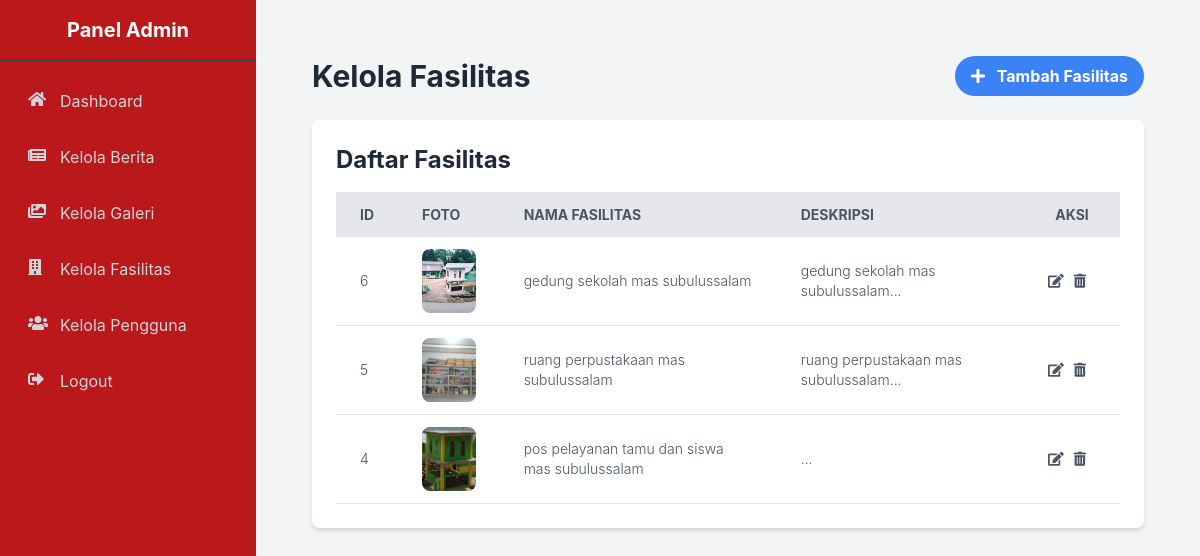
The page /admin/kelola_fasilitas (signed in) on the database its author committed.
### tables this page shows
CREATE TABLE `fasilitas` (
  `id` int(11) NOT NULL,
  `nama_fasilitas` varchar(255) NOT NULL,
  `deskripsi` text DEFAULT NULL,
  `foto` varchar(255) DEFAULT NULL,
  `urutan` int(11) DEFAULT 0
);

### controllers/AdminController.php (called while the page is built, shortened)
<?php
class AdminController {
    private $fasilitasModel;
    public function __construct() {
        global $conn;
        require_once ROOT_PATH . '/models/FasilitasModel.php';
        $this->fasilitasModel = new FasilitasModel($conn);
    }
    public function kelolaFasilitas() {
        $data['fasilitas'] = $this->fasilitasModel->getAllFasilitas();
        $data['fasilitas_list'] = $this->fasilitasModel->getAllFasilitas();
        require_once ROOT_PATH . '/views/layouts/admin_header.php';
        require_once ROOT_PATH . '/views/layouts/admin_sidebar.php';
        require_once ROOT_PATH . '/views/admin/kelola_fasilitas.php';
    }
}

### index.php (called while the page is built, shortened)
<?php
require_once ROOT_PATH . '/routes.php';

### models/FasilitasModel.php (called while the page is built, shortened)
<?php
class FasilitasModel {
    private $conn;
    private $table_name = "fasilitas";
    public function __construct($db) {
        $this->conn = $db;
    }
    public function getAllFasilitas() {
        $query = "SELECT id, nama_fasilitas, deskripsi, foto, urutan FROM " . $this->table_name . " ORDER BY id DESC";
        $stmt = $this->conn->prepare($query);
        if ($stmt) {
            $stmt->execute();
            $result = $stmt->get_result();
            $allFasilitas = $result->fetch_all(MYSQLI_ASSOC);
            return $allFasilitas;
        } else {
            echo "Error dalam mempersiapkan query: " . $this->conn->error;
            return false;
        }
    }
}

### views/admin/kelola_fasilitas.php (the view, shortened to what this page needs)
<?php
$action = $_GET['action'] ?? '';
$fasilitas_list = $data['fasilitas_list'] ?? [];
?>
<main class="flex-grow p-6">
    <div class="flex justify-between items-center mb-6">
        <h1 class="text-3xl font-bold text-gray-800">Kelola Fasilitas</h1>
        <button id="tambahFasilitasBtn" class="bg-blue-500 hover:bg-blue-600 text-white font-bold py-2 px-4 rounded-full transition duration-300">
            <i class="fas fa-plus mr-2"></i> Tambah Fasilitas
        </button>
    </div>
    <div id="fasilitasListTable" class="bg-white rounded-lg shadow-md p-6 <?= ($action === 'tambah' || $action === 'edit') ? 'hidden' : '' ?>">
        <h2 class="text-2xl font-bold text-gray-800 mb-4">Daftar Fasilitas</h2>
        <div class="overflow-x-auto">
            <table class="min-w-full bg-white">
                <thead>
                    <tr class="w-full bg-gray-200 text-gray-600 uppercase text-sm leading-normal">
                        <th class="py-3 px-6 text-left">ID</th>
                        <th class="py-3 px-6 text-left">Foto</th>
                        <th class="py-3 px-6 text-left">Nama Fasilitas</th>
                        <th class="py-3 px-6 text-left">Deskripsi</th>
                        <th class="py-3 px-6 text-center">Aksi</th>
                    </tr>
                </thead>
                <tbody class="text-gray-600 text-sm font-light">
                    <?php if (!empty($fasilitas_list)): ?>
                        <?php foreach ($fasilitas_list as $fasilitas): ?>
                            <tr class="border-b border-gray-200 hover:bg-gray-100">
                                <td class="py-3 px-6 text-left whitespace-nowrap"><?= htmlspecialchars($fasilitas['id']) ?></td>
                                <td class="py-3 px-6 text-left">
                                    <img src="/pondok-subusalam/assets/uploads/fasilitas/<?= htmlspecialchars($fasilitas['foto']) ?>" alt="<?= htmlspecialchars($fasilitas['nama_fasilitas']) ?>" class="w-16 h-16 object-cover rounded-lg">
                                </td>
                                <td class="py-3 px-6 text-left"><?= htmlspecialchars($fasilitas['nama_fasilitas']) ?></td>
                                <td class="py-3 px-6 text-left"><?= htmlspecialchars(substr($fasilitas['deskripsi'], 0, 50)) ?>...</td>
                                <td class="py-3 px-6 text-center">
                                    <div class="flex item-center justify-center">
                                        <a href="/pondok-subusalam/admin/kelola_fasilitas?action=edit&id=<?= htmlspecialchars($fasilitas['id']) ?>" class="w-4 mr-2 transform hover:text-purple-500 hover:scale-110">
                                            <i class="fas fa-edit"></i>
                                        </a>
                                        <a href="/pondok-subusalam/admin/kelola_fasilitas?action=hapus&id=<?= htmlspecialchars($fasilitas['id']) ?>" onclick="return confirm('Apakah Anda yakin ingin menghapus item ini?');" class="w-4 mr-2 transform hover:text-red-500 hover:scale-110">
                                            <i class="fas fa-trash-alt"></i>
                                        </a>
                                    </div>
                                </td>
                            </tr>
                        <?php endforeach; ?>
                    <?php else: ?>
                        <tr>
                            <td colspan="5" class="py-3 px-6 text-center text-gray-500">Tidak ada data fasilitas.</td>
                        </tr>
                    <?php endif; ?>
                </tbody>
            </table>
        </div>
    </div>
</main>

### views/layouts/admin_header.php (style rules this page uses)
body { font-family: 'Inter', sans-serif; }

### rows shown on the page
fasilitas: id "6", foto (picture), nama_fasilitas "gedung sekolah mas subulussalam", deskripsi "gedung sekolah mas subulussalam"
fasilitas: id "5", foto (picture), nama_fasilitas "ruang perpustakaan mas subulussalam", deskripsi "ruang perpustakaan mas subulussalam"
fasilitas: id "4", foto (picture), nama_fasilitas "pos pelayanan tamu dan siswa mas subulussalam"
